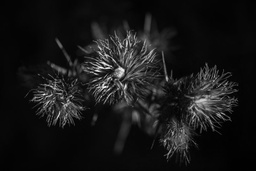
#> input picture DIP Assignments/flowers.jpg, 256 x 171 px, shrunk from 800 x 533 before the run
$ jupyter execute 'Histogram Assignment-14.ipynb'
#> lines starting #> are read from the running program, lines starting #| are printed output that depends on the picture
[cell 1]
import cv2
import numpy as np
import matplotlib.pyplot as plt

img = cv2.imread('flowers.jpg')
#> img is the input picture: shape (171, 256, 3); min 0, max 255, mean 23.4
img = cv2.cvtColor(img, cv2.COLOR_BGR2GRAY)
#> img: shape (171, 256)
m, n = img.shape
#> m = 171; n = 256

[cell 2]
def hist_plot(img):
    # list to store the count of each intensity value
    count = []
    # list to store intensity value
    r = []
    # loop to traverse each intensity value
    for k in range(0, 256):
        r.append(k)
        count1 = 0
        # loops to traverse each pixel in the image
        for i in range(m):
            for j in range(n):
                if img[i, j] == k:
                    count1 += 1
        count.append(count1)
    return (r, count)
r1, count1 = hist_plot(img)
#> r1 = 256 values from 0 to 255; count1 = 256 values, max 4805 at index 7, min 0 at index 198, mean 171

[cell 3]
plt.figure(figsize=(15,15))
plt.subplot(1, 2, 1)
plt.imshow(img,cmap='gray')
plt.title("Image")

plt.subplot(1, 2, 2)
plt.stem(r1, count1)
plt.xlabel('intensity value')
plt.ylabel('number of pixels')
plt.title('Histogram of the image')

plt.show()
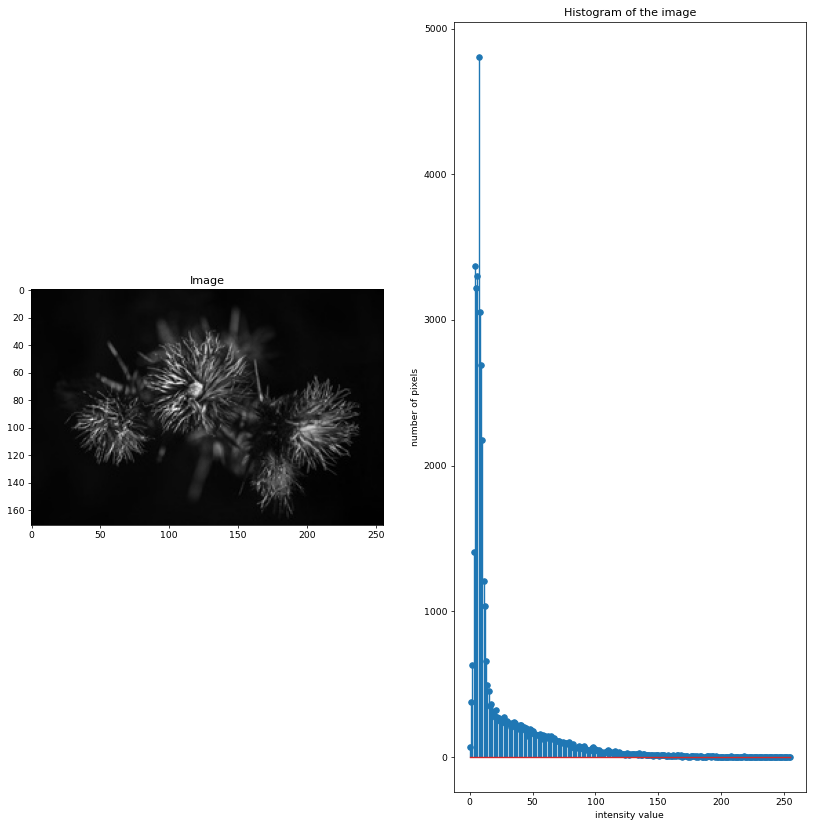
#> figure drawn by matplotlib, 2 panels; panel 2: curve peaks at x = 7, y = 4805
